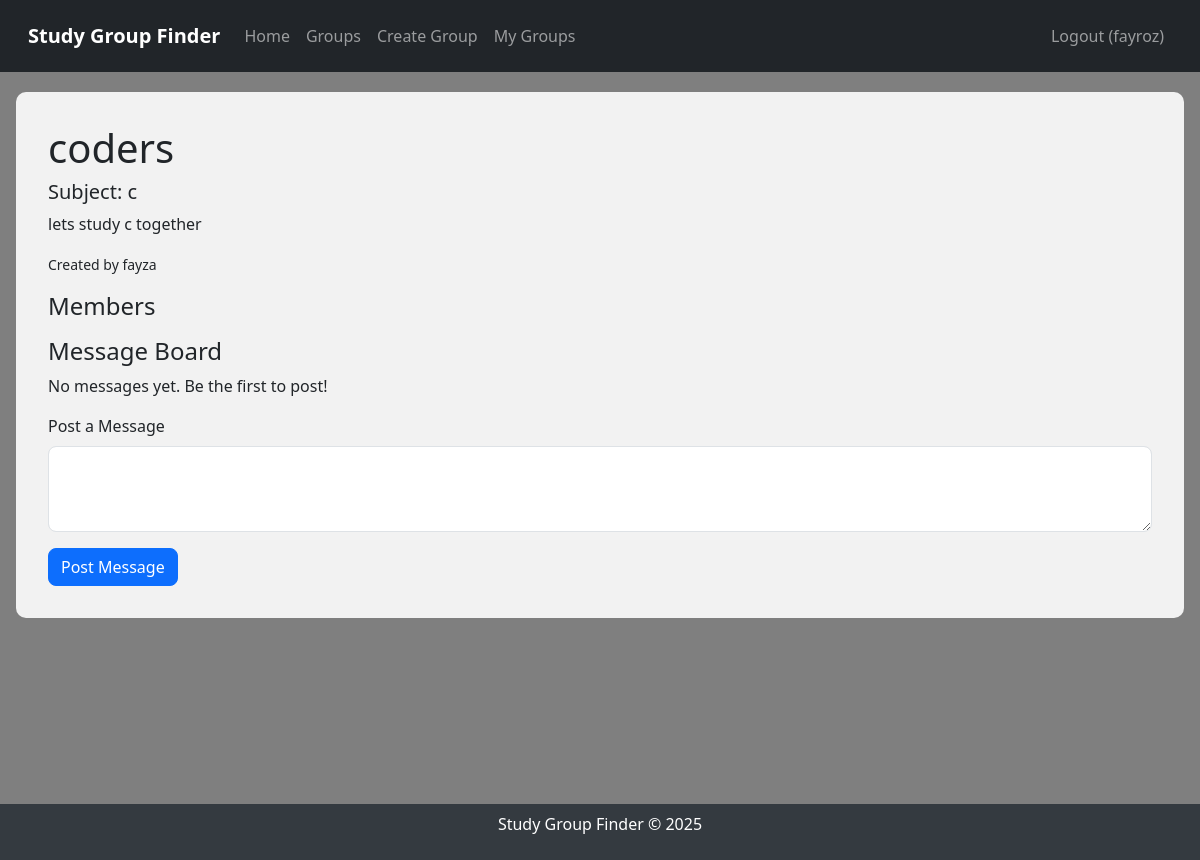
Before: /group/1 (signed in) with the older database file.
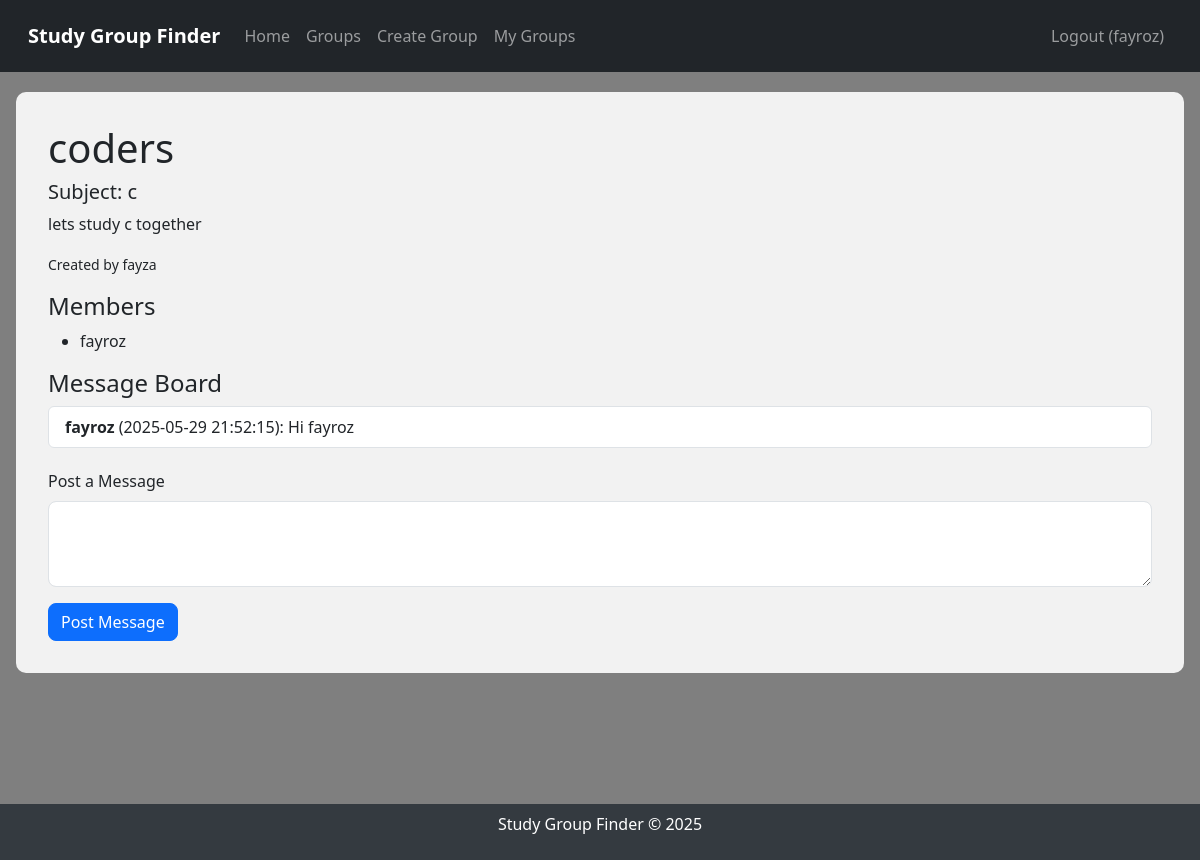
After: the same page with the newer database file.
### tables this page shows
CREATE TABLE users
                 (id INTEGER PRIMARY KEY AUTOINCREMENT,
                  username TEXT UNIQUE NOT NULL,
                  password TEXT NOT NULL);

CREATE TABLE messages
                 (id INTEGER PRIMARY KEY AUTOINCREMENT,
                  group_id INTEGER,
                  user_id INTEGER,
                  content TEXT NOT NULL,
                  timestamp DATETIME DEFAULT CURRENT_TIMESTAMP,
                  FOREIGN KEY (group_id) REFERENCES groups(id),
                  FOREIGN KEY (user_id) REFERENCES users(id));

### app.py (the view, shortened to what this page needs)
@app.route('/group/<int:group_id>', methods=['GET', 'POST'])
def group_details(group_id):
    if 'user_id' not in session:
        flash('Please log in to view group details.', 'danger')
        return redirect(url_for('login'))
    conn = sqlite3.connect('study_groups.db')
    c = conn.cursor()
    c.execute("SELECT groups.id, groups.name, groups.subject, groups.description, users.username "
              "FROM groups JOIN users ON groups.creator_id = users.id "
              "WHERE groups.id = ?", (group_id,))
    group = c.fetchone()
    if not group:
        flash('Group not found.', 'danger')
        return redirect(url_for('groups'))
    c.execute("SELECT users.username FROM users JOIN group_members ON users.id = group_members.user_id "
              "WHERE group_members.group_id = ?", (group_id,))
    members = c.fetchall()
    c.execute("SELECT messages.content, users.username, messages.timestamp "
              "FROM messages JOIN users ON messages.user_id = users.id "
              "WHERE messages.group_id = ? ORDER BY messages.timestamp", (group_id,))
    messages = c.fetchall()
    conn.close()
    return render_template('group.html', group=group, members=members, messages=messages)

### templates/group.html (shortened to what this page needs)
{% extends "layout.html" %}
{% block content %}
    <div class="page-content">
        <h1>{{ group[1] }}</h1>
        <h5>Subject: {{ group[2] }}</h5>
        <p>{{ group[3] }}</p>
        <p><small>Created by {{ group[4] }}</small></p>
        <h4>Members</h4>
        <ul>
            {% for member in members %}
                <li>{{ member[0] }}</li>
            {% endfor %}
        </ul>
        <h4>Message Board</h4>
        {% if messages %}
            <ul class="list-group">
                {% for message in messages %}
                    <li class="list-group-item">
                        <strong>{{ message[1] }}</strong> ({{ message[2] }}): {{ message[0] }}
                    </li>
                {% endfor %}
            </ul>
        {% else %}
            <p>No messages yet. Be the first to post!</p>
        {% endif %}
        <form method="post" class="mt-3">
            <div class="mb-3">
                <label for="content" class="form-label">Post a Message</label>
                <textarea class="form-control" id="content" name="content" rows="3" required></textarea>
            </div>
            <button type="submit" class="btn btn-primary">Post Message</button>
        </form>
    </div>
{% endblock %}

### templates/layout.html (shortened to what this page needs)
<!DOCTYPE html>
<html lang="en">
<head>
    <link href="https://cdn.jsdelivr.net/npm/bootstrap@5.3.0/dist/css/bootstrap.min.css" rel="stylesheet">
    <link href="/static/styles.css" rel="stylesheet">
</head>
<body>
    <nav class="navbar navbar-expand-lg navbar-dark bg-dark">
        <div class="container-fluid">
            <a class="navbar-brand" href="{{ url_for('index') }}">Study Group Finder</a>
            <div class="collapse navbar-collapse" id="navbarNav">
                <ul class="navbar-nav me-auto">
                    <li class="nav-item">
                        <a class="nav-link" href="{{ url_for('index') }}">Home</a>
                    </li>
                    <li class="nav-item">
                        <a class="nav-link" href="{{ url_for('groups') }}">Groups</a>
                    </li>
                    {% if session.user_id %}
                        <li class="nav-item">
                            <a class="nav-link" href="{{ url_for('create_group') }}">Create Group</a>
                        </li>
                        <li class="nav-item">
                            <a class="nav-link" href="{{ url_for('my_groups') }}">My Groups</a>
                        </li>
                    {% endif %}
                </ul>
                <ul class="navbar-nav ms-auto">
                    {% if session.user_id %}
                        <li class="nav-item">
                            <a class="nav-link" href="{{ url_for('logout') }}">Logout ({{ session.username }})</a>
                        </li>
                    {% endif %}
                </ul>
            </div>
        </div>
    </nav>
    <div class="content-wrapper">
        {% block content %}{% endblock %}
    </div>
    <footer class="footer">
        <div class="container-fluid">
            <p>Study Group Finder © 2025</p>
        </div>
    </footer>
</body>
</html>

Changed rows visible on the page:
now on this page (row unchanged): users: username "fayroz"
added messages: username "fayroz", timestamp "2025-05-29 21:52:15", content "Hi fayroz"
Other visible differences:
{{ session.username }}: "fayroz" → (not shown)
text no longer shown: "No messages yet. Be the first to post!"
